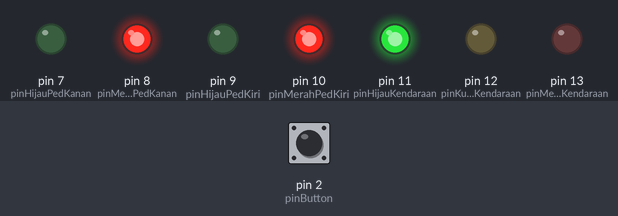
Simulated run of this sketch. Board: Arduino Uno, built with avr-gcc and run on an emulated ATmega328P. Parts: output pins drawn as LEDs (lit = HIGH). The test bench sets the inputs (shaded band); at power-on: pin 2 (pinButton) HIGH.

Above: at 1.2 s.
1.3 s: pin 2 (pinButton) pulled LOW for 0.15 s
At 4.5 s:
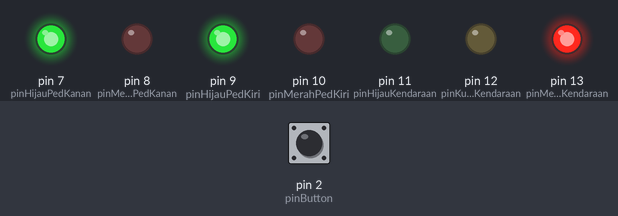
At 13.7 s:
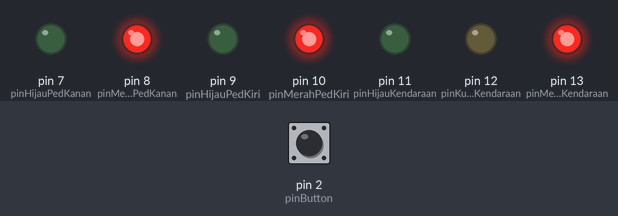
Timing chart, 0 to 14.5 s (numbered marks = the images above; inputs shaded):
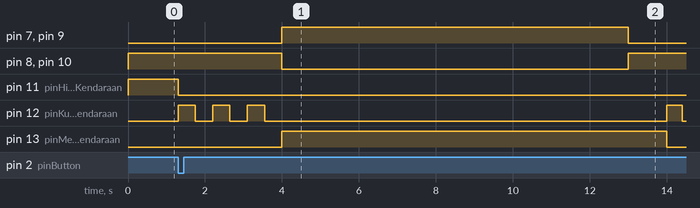

Measured:
- after the input at 1.3 s, pin 7 (pinHijauPedKanan): LOW → HIGH after 2.7 s, → LOW 9.0 s later; pin 8 (pinMerahPedKanan): HIGH → LOW after 2.7 s, → HIGH 9.0 s later

The sketch:

Kode_Program_Lampu_Pedestrian_Light.ino
```cpp
// C++ code
//
const int pinMerahKendaraan = 13;
const int pinKuningKendaraan = 12;
const int pinHijauKendaraan = 11;
const int pinMerahPedKiri = 10;
const int pinHijauPedKiri = 9;
const int pinMerahPedKanan = 8;
const int pinHijauPedKanan = 7;
const int pinButton = 2;

volatile bool tombolAktif = false;

void setup() {
  for (int i = 7; i <= 13; i++) {
    pinMode(i, OUTPUT);
  }

  pinMode(pinButton, INPUT_PULLUP);
  kondisiNormal();

  attachInterrupt(digitalPinToInterrupt(pinButton), tekanTombol, FALLING);
}

void loop() {
  if (tombolAktif) {
    jalankanPenyeberangan();
    tombolAktif = false;
  }
}

// fungsi interrupt
void tekanTombol() {
  tombolAktif = true;
}

void kondisiNormal() {
  digitalWrite(pinHijauKendaraan, HIGH);
  digitalWrite(pinMerahKendaraan, LOW);
  digitalWrite(pinKuningKendaraan, LOW);

  setLampuPedestrian(HIGH, LOW);
}

void setLampuPedestrian(int merah, int hijau) {
  digitalWrite(pinMerahPedKiri, merah);
  digitalWrite(pinMerahPedKanan, merah);
  digitalWrite(pinHijauPedKiri, hijau);
  digitalWrite(pinHijauPedKanan, hijau);
}

void jalankanPenyeberangan() {
  digitalWrite(pinHijauKendaraan, LOW);

  for (int i = 0; i < 3; i++) {
    digitalWrite(pinKuningKendaraan, HIGH);
    delay(450);
    digitalWrite(pinKuningKendaraan, LOW);
    delay(450);
  }

  digitalWrite(pinMerahKendaraan, HIGH);
  setLampuPedestrian(LOW, HIGH);
  delay(9000);

  setLampuPedestrian(HIGH, LOW);
  delay(1000);

  digitalWrite(pinMerahKendaraan, LOW);

  for (int i = 0; i < 3; i++) {
    digitalWrite(pinKuningKendaraan, HIGH);
    delay(400);
    digitalWrite(pinKuningKendaraan, LOW);
    delay(400);
  }

  kondisiNormal();
}
```
